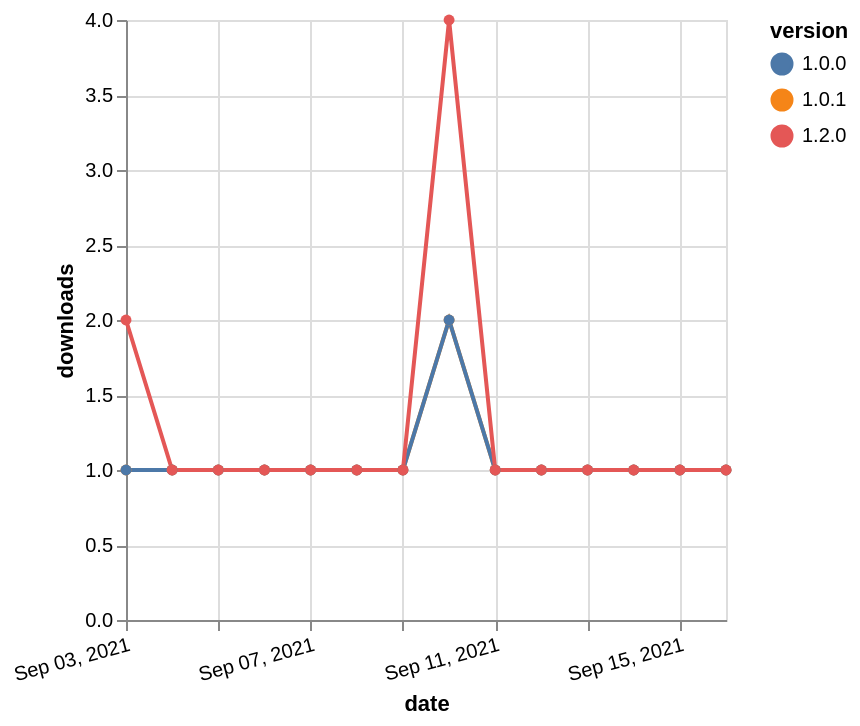

Here is the Vega-Lite specification saved for this chart:
### Vega-Lite specification from a JSON file in a GitHub repository (floating-point values rounded to 4 significant figures)
{"$schema": "https://vega.github.io/schema/vega-lite/v5.json", "description": "A simple bar chart with embedded data.", "data": {"values": [{"date": "2021-09-03", "total": 135, "delta": 1, "version": "1.0.1"}, {"date": "2021-09-04", "total": 136, "delta": 1, "version": "1.0.1"}, {"date": "2021-09-05", "total": 137, "delta": 1, "version": "1.0.1"}, {"date": "2021-09-06", "total": 138, "delta": 1, "version": "1.0.1"}, {"date": "2021-09-07", "total": 139, "delta": 1, "version": "1.0.1"}, {"date": "2021-09-08", "total": 140, "delta": 1, "version": "1.0.1"}, {"date": "2021-09-09", "total": 141, "delta": 1, "version": "1.0.1"}, {"date": "2021-09-10", "total": 143, "delta": 2, "version": "1.0.1"}, {"date": "2021-09-11", "total": 144, "delta": 1, "version": "1.0.1"}, {"date": "2021-09-12", "total": 145, "delta": 1, "version": "1.0.1"}, {"date": "2021-09-13", "total": 146, "delta": 1, "version": "1.0.1"}, {"date": "2021-09-14", "total": 147, "delta": 1, "version": "1.0.1"}, {"date": "2021-09-15", "total": 148, "delta": 1, "version": "1.0.1"}, {"date": "2021-09-16", "total": 149, "delta": 1, "version": "1.0.1"}, {"date": "2021-09-03", "total": 152, "delta": 1, "version": "1.0.0"}, {"date": "2021-09-04", "total": 153, "delta": 1, "version": "1.0.0"}, {"date": "2021-09-05", "total": 154, "delta": 1, "version": "1.0.0"}, {"date": "2021-09-06", "total": 155, "delta": 1, "version": "1.0.0"}, {"date": "2021-09-07", "total": 156, "delta": 1, "version": "1.0.0"}, {"date": "2021-09-08", "total": 157, "delta": 1, "version": "1.0.0"}, {"date": "2021-09-09", "total": 158, "delta": 1, "version": "1.0.0"}, {"date": "2021-09-10", "total": 160, "delta": 2, "version": "1.0.0"}, {"date": "2021-09-11", "total": 161, "delta": 1, "version": "1.0.0"}, {"date": "2021-09-12", "total": 162, "delta": 1, "version": "1.0.0"}, {"date": "2021-09-13", "total": 163, "delta": 1, "version": "1.0.0"}, {"date": "2021-09-14", "total": 164, "delta": 1, "version": "1.0.0"}, {"date": "2021-09-15", "total": 165, "delta": 1, "version": "1.0.0"}, {"date": "2021-09-16", "total": 166, "delta": 1, "version": "1.0.0"}, {"date": "2021-09-03", "total": 119, "delta": 2, "version": "1.2.0"}, {"date": "2021-09-04", "total": 120, "delta": 1, "version": "1.2.0"}, {"date": "2021-09-05", "total": 121, "delta": 1, "version": "1.2.0"}, {"date": "2021-09-06", "total": 122, "delta": 1, "version": "1.2.0"}, {"date": "2021-09-07", "total": 123, "delta": 1, "version": "1.2.0"}, {"date": "2021-09-08", "total": 124, "delta": 1, "version": "1.2.0"}, {"date": "2021-09-09", "total": 125, "delta": 1, "version": "1.2.0"}, {"date": "2021-09-10", "total": 129, "delta": 4, "version": "1.2.0"}, {"date": "2021-09-11", "total": 130, "delta": 1, "version": "1.2.0"}, {"date": "2021-09-12", "total": 131, "delta": 1, "version": "1.2.0"}, {"date": "2021-09-13", "total": 132, "delta": 1, "version": "1.2.0"}, {"date": "2021-09-14", "total": 133, "delta": 1, "version": "1.2.0"}, {"date": "2021-09-15", "total": 134, "delta": 1, "version": "1.2.0"}, {"date": "2021-09-16", "total": 135, "delta": 1, "version": "1.2.0"}]}, "width": "container", "mark": {"type": "line", "point": {"filled": true}}, "encoding": {"x": {"field": "date", "type": "temporal", "timeUnit": "yearmonthdate", "title": "date", "axis": {"labelAngle": -15}}, "y": {"field": "delta", "type": "quantitative", "title": "downloads"}, "color": {"field": "version", "type": "nominal"}, "tooltip": {"field": "delta"}}}
